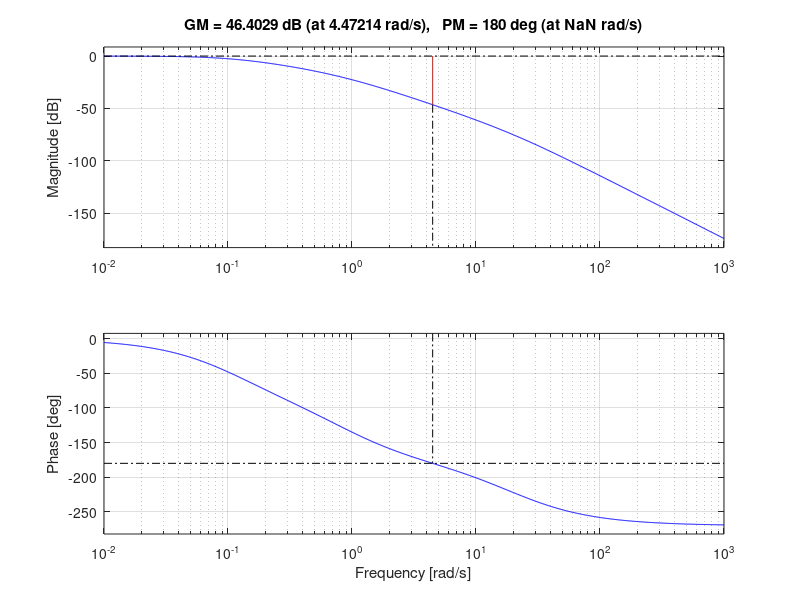

Here is the MATLAB script that generated this plot: (Note: this script raises an error after producing the figure.)
clear all; close all; clc;
k = 2;

sys = tf([k],[1 21 20 k])
t = 0:0.1:100;


% bode diagram
w = logspace(-1, 3, 100);
bode(sys, w);grid on;margin(sys);

% from plot:- wr = 0.1 and Mpw = -2.55
% Using Mpw equation, zeta = 0.19 & 0.98
zeta = 0.19;
wn = 0.1/(sqrt(1-(2*zeta*zeta)))

%  Mpw vs zeta
zeta = 0.15:0.01:0.707;
figure('Name','Response between Mpw and zeta');
syms z
func_Mpw = @(z) 1./(2.*z.*sqrt(1-(z.^2)));
mpw = func_Mpw(zeta);
subplot(2,1,1);
plot(zeta,mpw); xlabel("zeta"); ylabel("Mpw");
title('Mpw vs zeta');grid on;

% wr/wn vs zeta
func_wrwn =@(z) sqrt(1-(2.*z.*z));
wr_wn = func_wrwn(zeta);
subplot(2,1,2);
plot(zeta, wr_wn); xlabel("zeta"); ylabel("wr/wn");
title('wr/wn vs zeta');grid on;

%Plotting step response
figure;
step = ones(length(t),1)';
lsimplot(sys,step,t);grid on;